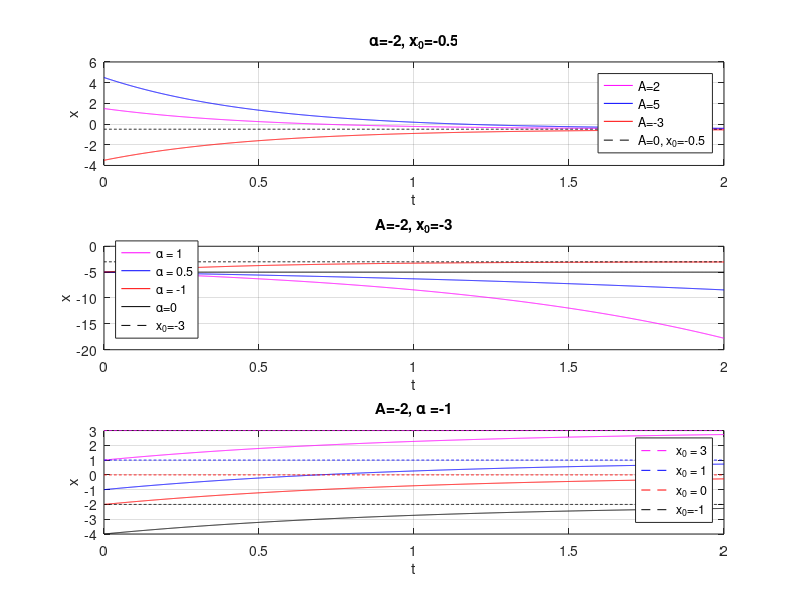

The MATLAB script that drew this image:
clear;
close all;
%Wiem ze jest napisane na pale ale jakos tak wyszlo xD
%x_sz=Ae^alpha*t+x0;
%AAAAAAAAAAAAAAAAAAAAAAAAAAAAAAAAAAAAAAAAAAAAAAAAAAAAAAAAAAAAAAAAAAAAAAAA
subplot(3,1,1);
x_sz=0:0.001:2;
t=0:0.001:2;
a=-2;
xw=-0.5;

A1=2;
for i=1:1:(length(t))
    x_sz(i)=A1*exp(a*t(i))+xw;
end
plot(t,x_sz,'m-');
hold on;
%%%%%%%%%%%%%%%%%%%%%%%%%%%%%%%%%%%%%%%%%%%%%%%%
A1=5;
for i=1:1:(length(t))
    x_sz(i)=A1*exp(a*t(i))+xw;
end
plot(t,x_sz,'b-');

%%%%%%%%%%%%%%%%%%%%%%%%%%%%%%%%%%%%%%%%%%%%%%%%
A1=-3;
for i=1:1:(length(t))
    x_sz(i)=A1*exp(a*t(i))+xw;
end
plot(t,x_sz,'r-');
%%%%%%%%%%%%%%%%%%%%%%%%%%%%%%%%%%%%%%%%%%%%%%%%
A1=0;
for i=1:1:(length(t))
    x_sz(i)=A1*exp(a*t(i))+xw;
end
plot(t,x_sz,'k--');
%%%%%%%%%%%%%%%%%%%%%%%%%%%%%%%%%%%%%%%%%%%%%%%%
title('\alpha=-2, x_{0}=-0.5');
legend('A=2','A=5','A=-3','A=0, x_{0}=-0.5');
xlabel('t');
ylabel('x');
grid on;
%%%%%%%%%%%%%%%%%%%%%%%%%%%%%%%%%%%%%%%%%%%%%%%%






%aaaaaaaaaaaaaaaaaaaaaaaaaaaaaaaaaaaaaaaaaaaaaaaaaaaaaaaaaaaaaaaaaaaaaaaa
subplot(3,1,2);

A1=-2;
xw=-3;

a=1;
for i=1:1:(length(t))
    x_sz(i)=A1*exp(a*t(i))+xw;
end
plot(t,x_sz,'m-');
hold on;
%%%%%%%%%%%%%%%%%%%%%%%%%%%%%%%%%%%%%%%%%%%%%%%%
a=0.5;
for i=1:1:(length(t))
    x_sz(i)=A1*exp(a*t(i))+xw;
end
plot(t,x_sz,'b-');
hold on;
%%%%%%%%%%%%%%%%%%%%%%%%%%%%%%%%%%%%%%%%%%%%%%%%
a=-2;
for i=1:1:(length(t))
    x_sz(i)=A1*exp(a*t(i))+xw;
end
plot(t,x_sz,'r-');
%%%%%%%%%%%%%%%%%%%%%%%%%%%%%%%%%%%%%%%%%%%%%%%%
a=0;
for i=1:1:(length(t))
    x_sz(i)=A1*exp(a*t(i))+xw;
end
plot(t,x_sz,'k-');
%%%%%%%%%%%%%%%%%%%%%%%%%%%%%%%%%%%%%%%%%%%%%%%%
A1=0;
for i=1:1:(length(t))
    x_sz(i)=A1*exp(a*t(i))+xw;
end
plot(t,x_sz,'k--');
title('A=-2, x_{0}=-3');
legend({'\alpha = 1','\alpha = 0.5','\alpha = -1','\alpha=0','x_{0}=-3'},'Location','southwest');
xlabel('t');
ylabel('x');
grid on;




%x00000000000000000000000000000000000000000000000000000000000000000000000
subplot(3,1,3);
A1=-2;
a=-1;

xw=3;
for i=1:1:(length(t))
    x_sz(i)=A1*exp(a*t(i))+xw;
end
plot(t,x_sz,'m-');

hold on;
A1=0;
for i=1:1:(length(t))
    x_sz(i)=A1*exp(a*t(i))+xw;
end
A1=-2;
p1=plot(t,x_sz,'m--');
%%%%%%%%%%%%%%%%%%%%%%%%%%%%%%%%%%%%%%%%%%%%%%%%
xw=1;
for i=1:1:(length(t))
    x_sz(i)=A1*exp(a*t(i))+xw;
end
plot(t,x_sz,'b-');

hold on;
A1=0;
for i=1:1:(length(t))
    x_sz(i)=A1*exp(a*t(i))+xw;
end
A1=-2;
p2=plot(t,x_sz,'b--');
%%%%%%%%%%%%%%%%%%%%%%%%%%%%%%%%%%%%%%%%%%%%%%%%
xw=0;
for i=1:1:(length(t))
    x_sz(i)=A1*exp(a*t(i))+xw;
end
plot(t,x_sz,'r-');

A1=0;
for i=1:1:(length(t))
    x_sz(i)=A1*exp(a*t(i))+xw;
end
A1=-2;
p3=plot(t,x_sz,'r--');
%%%%%%%%%%%%%%%%%%%%%%%%%%%%%%%%%%%%%%%%%%%%%%%%
xw=-2;
for i=1:1:(length(t))
    x_sz(i)=A1*exp(a*t(i))+xw;
end
plot(t,x_sz,'k-');
A1=0;
for i=1:1:(length(t))
    x_sz(i)=A1*exp(a*t(i))+xw;
end
A1=-2;
p4=plot(t,x_sz,'k--');
%%%%%%%%%%%%%%%%%%%%%%%%%%%%%%%%%%%%%%%%%%%%%%%%

title('A=-2, \alpha =-1');
legend([p1,p2,p3,p4],{'x_{0} = 3','x_{0} = 1','x_{0} = 0','x_{0}=-1'},'Location','southeast');
xlabel('t');
ylabel('x');
grid on;